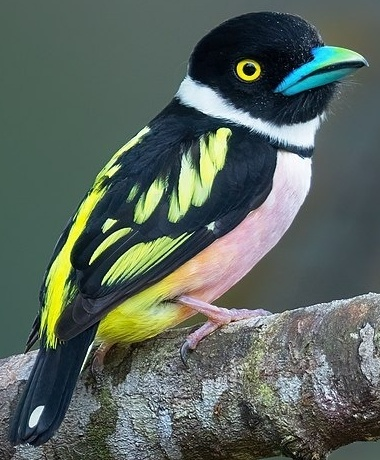
#> input picture module_1/images/bird.jpg, 380 x 460 px, found by its file name
$ jupyter execute image_segmentation.ipynb   (older library calls are emulated)
#> lines starting #> are read from the running program, lines starting #| are printed output that depends on the picture; after the words box and inside, x2 and y2 are one past the last pixel; in counts of white or black regions, pixels touching at a corner belong together
[cell 1]
import cv2
import matplotlib.pyplot as plt
import numpy as np

# Loading the image from the specified directory address
bird = cv2.imread('/images/bird.jpg')
#> bird is the input picture: shape (460, 380, 3); mean B, G, R 93.9, 101.6, 89.8
bird = cv2.cvtColor(bird, cv2.COLOR_BGR2RGB)
gray_bird = cv2.cvtColor(bird, cv2.COLOR_RGB2GRAY)

# Thresholds

[cell 2]
thresholds = [100, 150, 200]

# Set the number of rows and columns for subplots
num_rows = len(thresholds)
num_columns = 2  # Two columns: grayscale and binary images

# Create a figure with subplots
fig, axs = plt.subplots(num_rows, num_columns, figsize=(10, 10))

# Iterate over the thresholds and display the images
for i, threshold in enumerate(thresholds):
    # Perform thresholding by comparing the pixel values with the threshold
    _, binary_image = cv2.threshold(gray_bird, threshold, 255, cv2.THRESH_BINARY)

    # Display the grayscale image
    axs[i, 0].imshow(gray_bird, cmap="gray")
    axs[i, 0].axis('off')

    # Display the thresholded binary image
    axs[i, 1].imshow(binary_image, cmap="gray")
    axs[i, 1].axis('off')
    axs[i, 1].set_title('Threshold = {}'.format(threshold))
#> this loop made 3 passes
#> pass 1, `_, binary_image = cv2.threshold(gray_bird, threshold, 255, cv2.THRESH_..`:
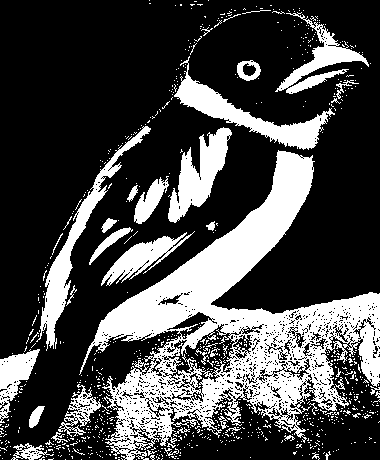
#> binary_image: shape (460, 380); 28.2% white; 807 white regions (766 under 20 px), largest, box (x1, y1, x2, y2) and area: (79, 150, 380, 460) 29757, (174, 56, 335, 150) 3228, (36, 126, 151, 351) 3066

# Show the plot
plt.show()

# Region-based Segmentation

[cell 3]
# Set the threshold value
threshold = 100

# Perform thresholding by comparing the pixel values with the threshold
_, binary_image = cv2.threshold(gray_bird, threshold, 255, cv2.THRESH_BINARY)

# Apply connected component analysis to identify regions
num_labels, labels = cv2.connectedComponents(binary_image)
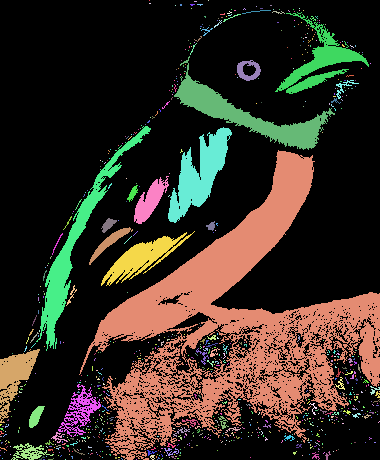
#> labels: shape (460, 380) int32; 808 distinct labels, from 0 to 807; one colour per label, 0 black
#> num_labels = 808

# Create an empty mask to store the segmented region
segmented_image = np.zeros_like(bird)

# Iterate over the labels and assign random colors to each region
for label in range(1, num_labels):
    mask = labels == label
    segmented_image[mask] = np.random.randint(0, 255, size=3)
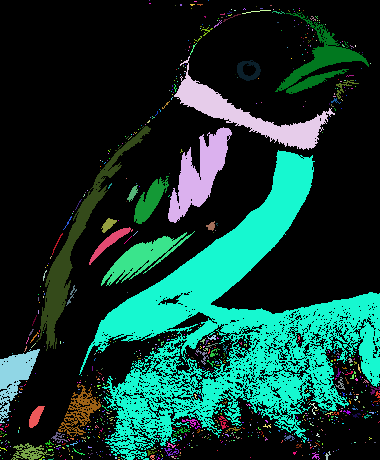
#> segmented_image: shape (460, 380, 3); mean of channels 0, 1, 2 50.1, 58.9, 17.8; drawn as B, G, R

# Display the segmented image
plt.imshow(segmented_image)
plt.axis('off')
plt.title("Region-Based Segmentation")
plt.show()

# Edge Detection

[cell 4]
# Step Edges - Canny Edge Detection
step_edges = cv2.Canny(gray_bird, 100, 200)
#> step_edges: shape (460, 380); 13.8% white in thin lines or dots

# Ramp Edges - Sobel Operator
sobel_x = cv2.Sobel(gray_bird, cv2.CV_64F, 1, 0, ksize=3)
sobel_y = cv2.Sobel(gray_bird, cv2.CV_64F, 0, 1, ksize=3)
magnitude = np.sqrt(sobel_x ** 2 + sobel_y ** 2)
ramp_edges = np.uint8(magnitude)
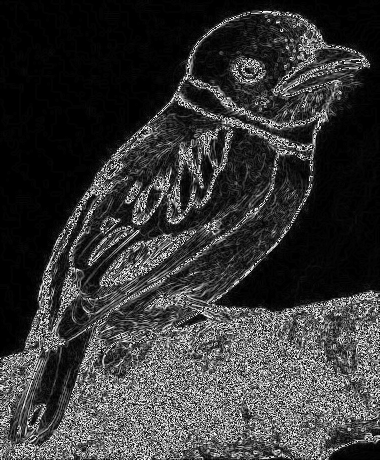
#> ramp_edges: shape (460, 380); min 0, max 255, mean 55.8

# Ridge Edges - Laplacian of Gaussian (LoG)
log_filter = cv2.GaussianBlur(gray_bird, (3, 3), 0)
log_edges = cv2.Laplacian(log_filter, cv2.CV_64F)
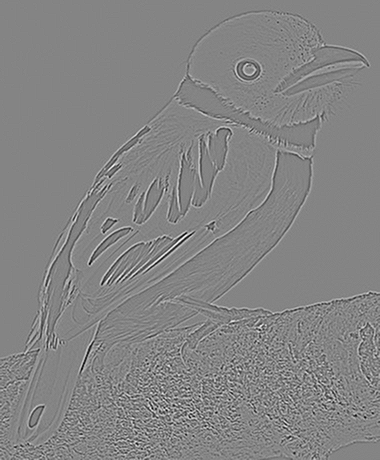
#> log_edges: shape (460, 380) float64; min -150, max 139, mean 0; drawn with min black and max white

# Display the images
plt.figure(figsize=(10, 10))

plt.subplot(1, 3, 1)
plt.imshow(step_edges, cmap='gray')
plt.title("Step Edges")
plt.axis('off')

plt.subplot(1, 3, 2)
plt.imshow(ramp_edges, cmap='gray')
plt.title("Ramp Edges")
plt.axis('off')

plt.subplot(1, 3, 3)
plt.imshow(log_edges, cmap='gray')
plt.title("Ridge Edges")
plt.axis('off')

plt.tight_layout()
plt.show()

# Clustering

[cell 5]
from sklearn.cluster import KMeans
from sklearn.metrics import pairwise_distances_argmin_min, completeness_score, homogeneity_score

# Reshape the grayscale image into a 2D array
gray_bird_2d = gray_bird.reshape(-1, 1)

# Define a list of k values to loop over
k_values = [2, 3, 4, 5]

best_purity = -1
best_k = -1

# Loop over different k values
for k in k_values:
    # Perform k-means clustering
    kmeans = KMeans(n_clusters=k, random_state=0)
    kmeans.fit(gray_bird_2d)

    # Get the labels and centroids of the clusters
    labels = kmeans.labels_
    centroids = kmeans.cluster_centers_

    # Reshape the labels back into the shape of the image
    segmented_image = labels.reshape(gray_bird.shape)

    # Calculate evaluation metrics
    compactness_avg = np.mean(pairwise_distances_argmin_min(gray_bird_2d, centroids)[1])
    purity_completeness = completeness_score(labels, pairwise_distances_argmin_min(gray_bird_2d, centroids)[0])
    purity_homogeneity = homogeneity_score(labels, pairwise_distances_argmin_min(gray_bird_2d, centroids)[0])

    if purity_completeness + purity_homogeneity > best_purity:
        best_purity = purity_completeness + purity_homogeneity
        best_k = k
#> this loop made 4 passes
#> (compactness_avg, best_purity) on pass 1: (25.24, 2)
#> compactness_avg on passes 2 to 4: 13.8, 10.85, 9.51
#> after the loop, best_k = 2; best_purity = 2

# Print the best k-value
print("Best K:", best_k)
#| Best K: 2

[cell 6]
# Perform k-means clustering with k=2
kmeans = KMeans(n_clusters=2, random_state=0)
kmeans.fit(gray_bird_2d)
labels = kmeans.labels_
segmented_image = labels.reshape(gray_bird.shape)
#> segmented_image: shape (460, 380) int32; values 0 (black) and 1 (white), 21.3% white; 978 white regions (930 under 20 px), largest, box (x1, y1, x2, y2) and area: (80, 151, 380, 373) 13586, (174, 72, 321, 149) 2818, (39, 126, 150, 349) 2808

# Display the segmented image
plt.imshow(segmented_image)
plt.title("K-Means Segmentation (k=2)")
plt.axis('off')
plt.show()

# Watershed segmentation

[cell 7]
# Apply adaptive thresholding to obtain a binary image
_, binary_image = cv2.threshold(gray_bird, 0, 255, cv2.THRESH_BINARY_INV + cv2.THRESH_OTSU)

# Perform morphological operations to remove noise and enhance the segmented regions
kernel = np.ones((3, 3), np.uint8)
opening = cv2.morphologyEx(binary_image, cv2.MORPH_OPEN, kernel, iterations=2)
#> opening: shape (460, 380); 69.7% white; 130 black regions (110 under 20 px), largest, box (x1, y1, x2, y2) and area: (80, 151, 380, 460) 35543, (38, 126, 150, 349) 3269, (174, 64, 327, 149) 3011
sure_bg = cv2.dilate(opening, kernel, iterations=3)
#> sure_bg: shape (460, 380); 80.1% white; 18 black regions (6 under 20 px), largest, box (x1, y1, x2, y2) and area: (101, 155, 380, 460) 26640, (180, 82, 317, 146) 1619, (172, 131, 227, 218) 1619
sure_bg = np.uint8(sure_bg)

# Apply distance transform to find the areas sure to be foreground
dist_transform = cv2.distanceTransform(opening, cv2.DIST_L2, 5)
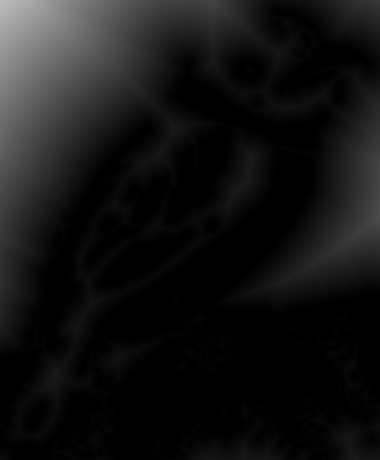
#> dist_transform: shape (460, 380) float32; min 0, max 189.6, mean 20.3
_, sure_fg = cv2.threshold(dist_transform, 0.7*dist_transform.max(), 255, 0)
#> sure_fg: shape (460, 380) float32; 1.9% white; 1 white region, box (x1, y1, x2, y2) and area: (0, 0, 70, 84) 3250
sure_fg = np.uint8(sure_fg)

# Identify the areas of uncertainty by subtracting the foreground from the background
unknown = cv2.subtract(sure_bg, sure_fg)
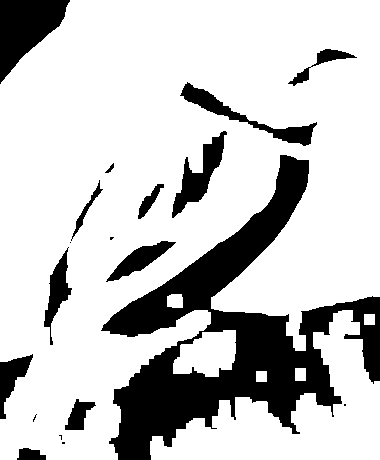
#> unknown: shape (460, 380); 78.3% white; 19 black regions (6 under 20 px), largest, box (x1, y1, x2, y2) and area: (101, 155, 380, 460) 26640, (0, 0, 70, 84) 3250, (180, 82, 317, 146) 1619

# Mark the regions of foreground and uncertainty with labels
_, markers = cv2.connectedComponents(sure_fg)
markers += 1
markers[unknown == 255] = 0
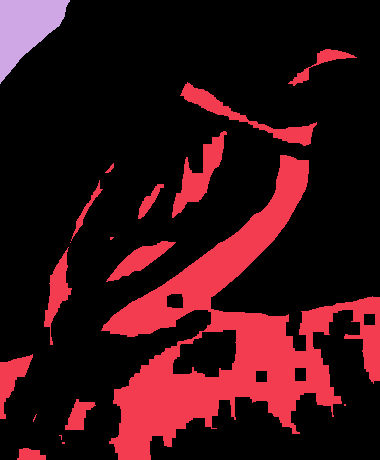
#> markers: shape (460, 380) int32; 3 distinct labels, from 0 to 2; one colour per label, 0 black

# Apply watershed segmentation to segment the regions
segmented_image = cv2.watershed(bird, markers)
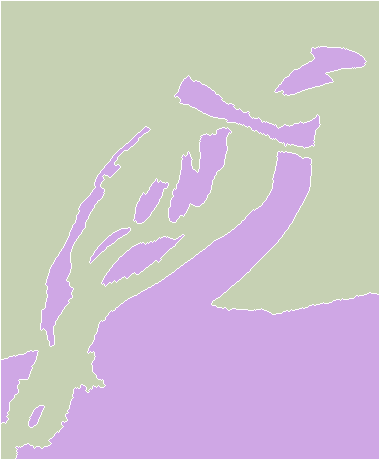
#> segmented_image: shape (460, 380) int32; 3 distinct labels, from -1 to 2; one colour per label, 0 black, -1 white

# Color the segmented regions for visualization
bird[segmented_image == -1] = [0, 0, 255]
#> bird: shape (460, 380, 3); mean R, G, B 87.2, 98.6, 97.6

# Display the segmented image
plt.imshow(cv2.cvtColor(bird, cv2.COLOR_BGR2RGB))
plt.axis('off')
plt.title("Watershed Segmentation")
plt.show()
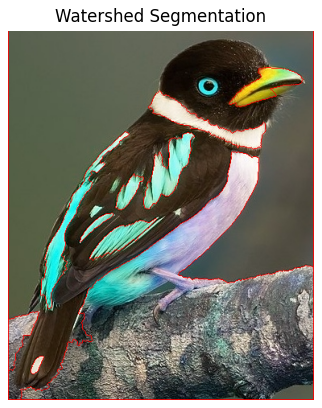
#> figure drawn by matplotlib, 1 panel; B, G, R data is drawn as R, G, B

$ run again, with module_1/images/black_and_yellow_broadbill.jpg copied over module_1/images/bird.jpg
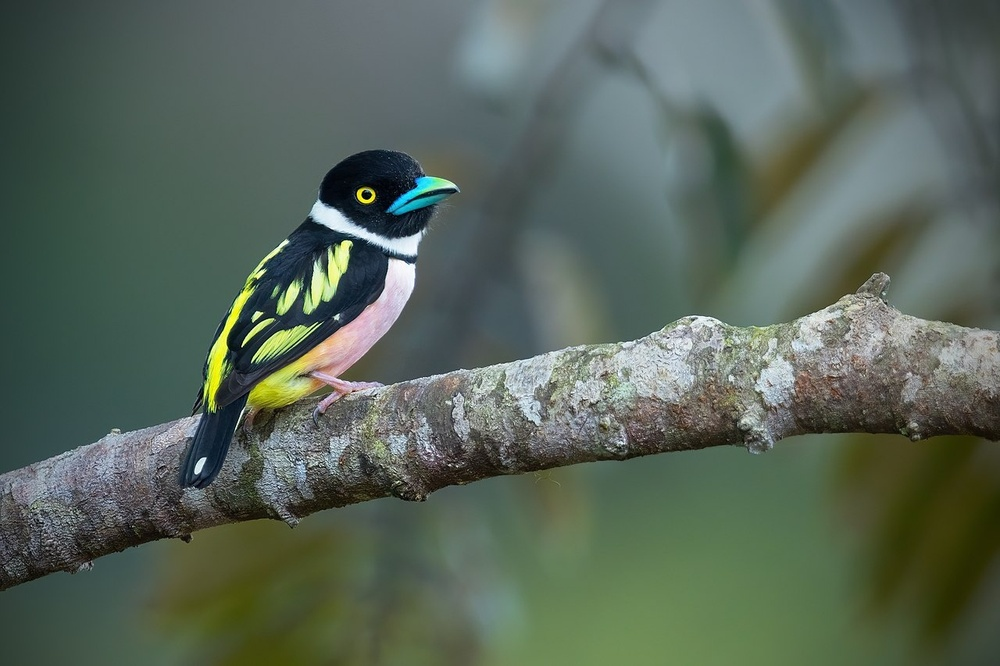
#> input picture module_1/images/black_and_yellow_broadbill.jpg, 1000 x 666 px, shrunk from 1280 x 853 before the run, found by its file name
#> bird is the input picture: shape (666, 1000, 3); mean B, G, R 90, 102.3, 88.7
#> `num_labels, labels = cv2.connectedComponents(binary_image)`:
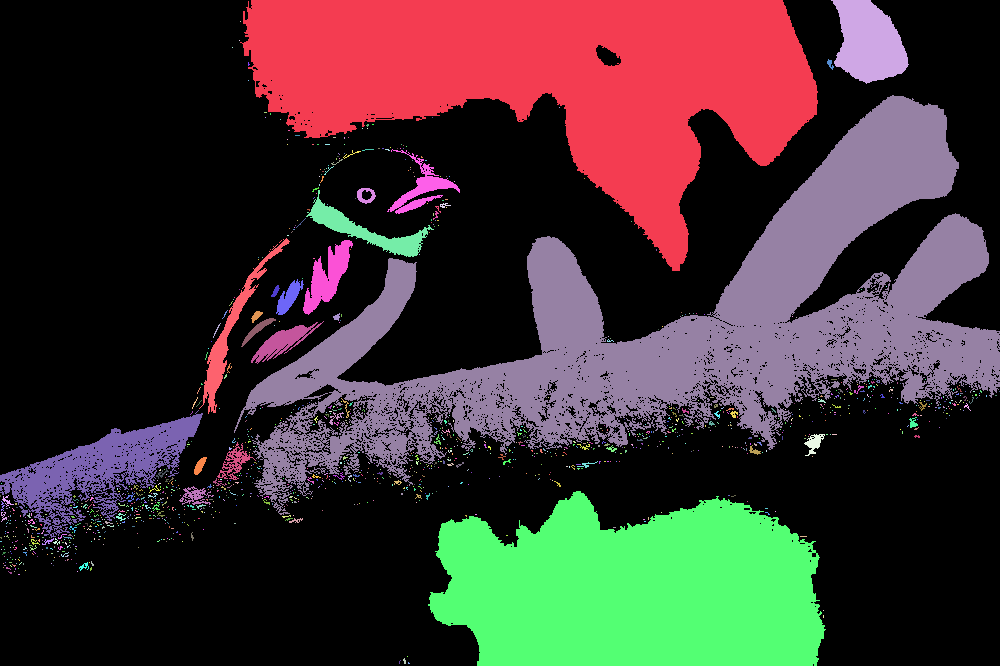
#> labels: shape (666, 1000) int32; 1269 distinct labels, from 0 to 1268; one colour per label, 0 black
#> num_labels = 1269
#> step_edges: shape (666, 1000); 6.3% white in thin lines or dots, all inside (x1, y1, x2, y2) = (0, 149, 1000, 592)
#> the loop `for k in k_values:` made 4 passes
#> (compactness_avg, best_purity) on pass 1: (18.37, 2)
#> after the loop `for k in k_values:`: best_k = 2
#| Best K: 2
#> opening: shape (666, 1000); 68.5% white; 161 black regions (138 under 20 px), largest, box (x1, y1, x2, y2) and area: (180, 107, 1000, 523) 105560, (328, 0, 812, 245) 51004, (445, 517, 776, 666) 30950
#> sure_bg: shape (666, 1000); 73.7% white; 22 black regions (6 under 20 px), largest, box (x1, y1, x2, y2) and area: (223, 111, 1000, 511) 83900, (331, 0, 809, 236) 46645, (464, 522, 773, 666) 28323
#> `plt.show()`:
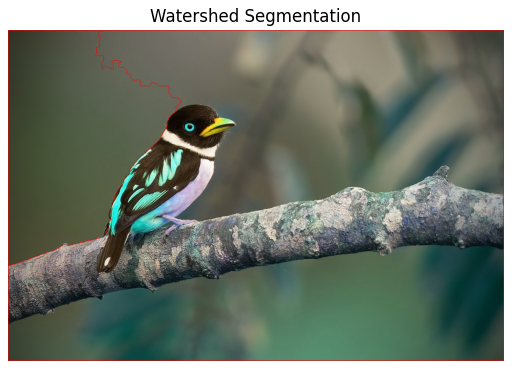
#> figure drawn by matplotlib, 1 panel; B, G, R data is drawn as R, G, B
